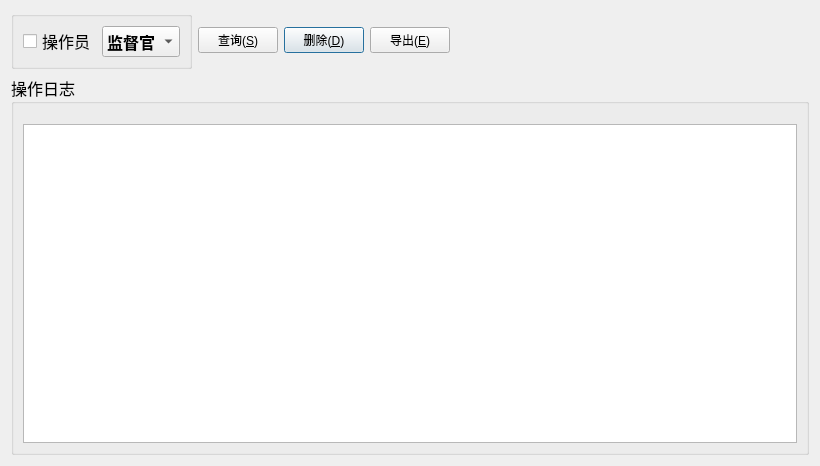
<?xml version="1.0" encoding="UTF-8"?>
<ui version="4.0">
 <class>LogBlogDialog</class>
 <widget class="QDialog" name="LogBlogDialog">
  <property name="geometry">
   <rect>
    <x>0</x>
    <y>0</y>
    <width>820</width>
    <height>466</height>
   </rect>
  </property>
  <property name="windowTitle">
   <string>Dialog</string>
  </property>
  <layout class="QVBoxLayout" name="verticalLayout_3">
   <item>
    <layout class="QVBoxLayout" name="verticalLayout_2">
     <item>
      <layout class="QHBoxLayout" name="horizontalLayout_3">
       <item>
        <widget class="QGroupBox" name="gboxTop">
         <property name="font">
          <font>
           <family>楷体</family>
           <pointsize>12</pointsize>
          </font>
         </property>
         <property name="title">
          <string/>
         </property>
         <layout class="QHBoxLayout" name="horizontalLayout_2">
          <item>
           <layout class="QHBoxLayout" name="horizontalLayout">
            <item>
             <layout class="QGridLayout" name="gridLayout"/>
            </item>
            <item>
             <layout class="QGridLayout" name="gridLayout_2">
              <item row="0" column="0">
               <widget class="QCheckBox" name="ckUserName">
                <property name="text">
                 <string>操作员</string>
                </property>
               </widget>
              </item>
              <item row="0" column="1">
               <widget class="QComboBox" name="cboxUserName">
                <property name="font">
                 <font>
                  <weight>75</weight>
                  <bold>true</bold>
                 </font>
                </property>
                <item>
                 <property name="text">
                  <string>监督官</string>
                 </property>
                </item>
                <item>
                 <property name="text">
                  <string>组员</string>
                 </property>
                </item>
               </widget>
              </item>
             </layout>
            </item>
           </layout>
          </item>
         </layout>
        </widget>
       </item>
       <item>
        <layout class="QGridLayout" name="gridLayout_3">
         <item row="0" column="1">
          <widget class="QPushButton" name="btnDelete">
           <property name="cursor">
            <cursorShape>OpenHandCursor</cursorShape>
           </property>
           <property name="text">
            <string>删除(&amp;D)</string>
           </property>
           <property name="icon">
            <iconset resource="image.qrc">
             <normaloff>:/image/delete.png</normaloff>:/image/delete.png</iconset>
           </property>
           <property name="iconSize">
            <size>
             <width>20</width>
             <height>20</height>
            </size>
           </property>
          </widget>
         </item>
         <item row="0" column="0">
          <widget class="QPushButton" name="btnSelect">
           <property name="cursor">
            <cursorShape>OpenHandCursor</cursorShape>
           </property>
           <property name="text">
            <string>查询(&amp;S)</string>
           </property>
           <property name="icon">
            <iconset resource="image.qrc">
             <normaloff>:/image/select.png</normaloff>:/image/select.png</iconset>
           </property>
           <property name="iconSize">
            <size>
             <width>20</width>
             <height>20</height>
            </size>
           </property>
          </widget>
         </item>
         <item row="0" column="2">
          <widget class="QPushButton" name="btnExcel">
           <property name="cursor">
            <cursorShape>OpenHandCursor</cursorShape>
           </property>
           <property name="toolTip">
            <string>功能开发中</string>
           </property>
           <property name="text">
            <string>导出(&amp;E)</string>
           </property>
           <property name="icon">
            <iconset resource="image.qrc">
             <normaloff>:/image/print.png</normaloff>:/image/print.png</iconset>
           </property>
           <property name="iconSize">
            <size>
             <width>20</width>
             <height>20</height>
            </size>
           </property>
          </widget>
         </item>
        </layout>
       </item>
       <item>
        <spacer name="horizontalSpacer">
         <property name="orientation">
          <enum>Qt::Horizontal</enum>
         </property>
         <property name="sizeHint" stdset="0">
          <size>
           <width>40</width>
           <height>20</height>
          </size>
         </property>
        </spacer>
       </item>
      </layout>
     </item>
     <item>
      <widget class="QGroupBox" name="groupBox">
       <property name="font">
        <font>
         <family>楷体</family>
         <pointsize>12</pointsize>
        </font>
       </property>
       <property name="title">
        <string>操作日志</string>
       </property>
       <layout class="QVBoxLayout" name="verticalLayout">
        <property name="topMargin">
         <number>20</number>
        </property>
        <item>
         <widget class="QTableView" name="tableView"/>
        </item>
       </layout>
      </widget>
     </item>
    </layout>
   </item>
  </layout>
 </widget>
 <resources>
  <include location="image.qrc"/>
 </resources>
 <connections/>
</ui>
